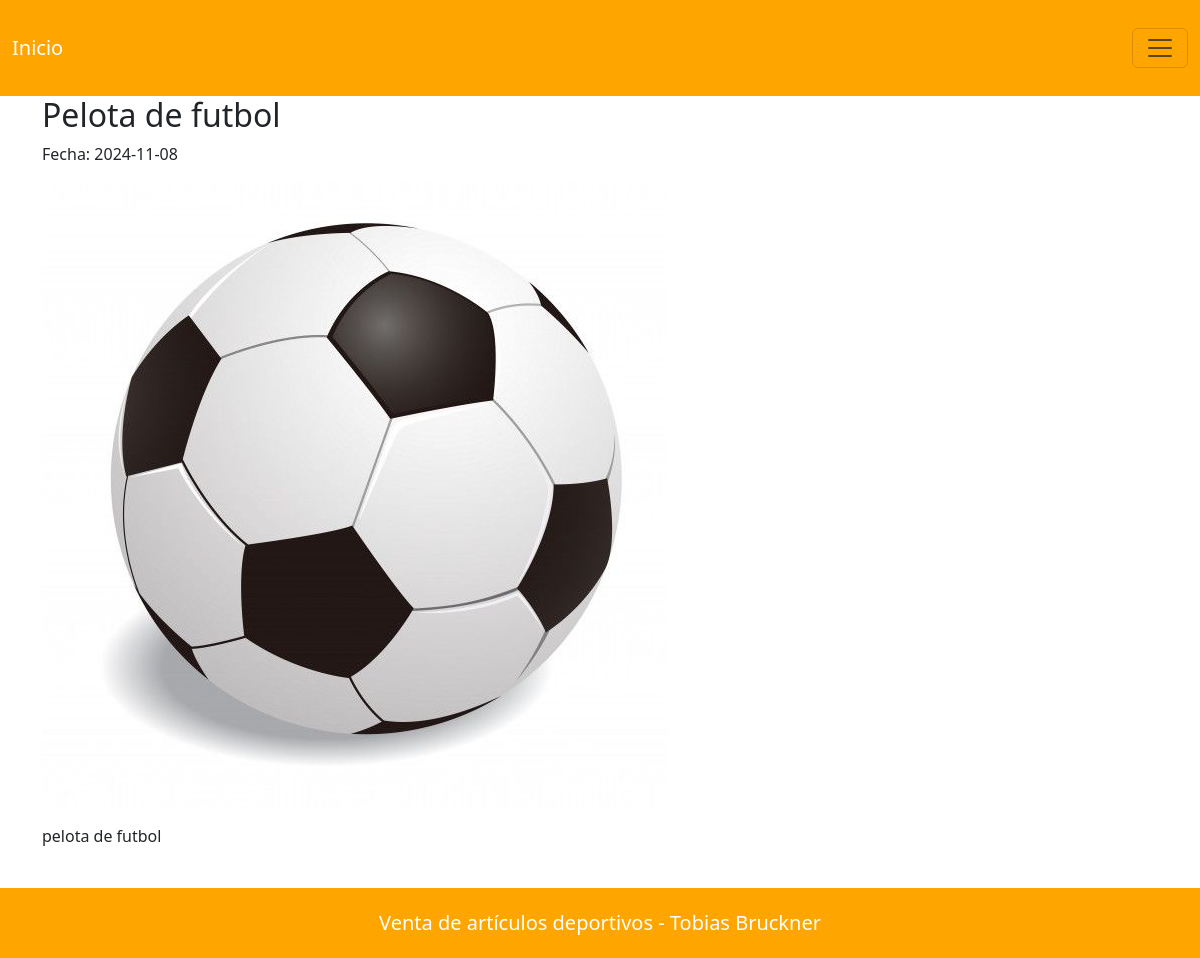
The page /pages/articulos.php?id=3 on the database its author committed.
### tables this page shows
CREATE TABLE `articulos` (
  `id_articulo` int(11) NOT NULL,
  `titulo` varchar(90) DEFAULT NULL,
  `cuerpo` text DEFAULT NULL,
  `fecha_creacion` date DEFAULT NULL,
  `fecha_actualizacion` date DEFAULT NULL,
  `imagen` varchar(30) DEFAULT NULL,
  `fk_deporte` int(11) NOT NULL,
  `fk_usuario` int(11) NOT NULL
);

### pages/articulos.php (the view, shortened to what this page needs)
<?php
include_once("../components/header.php");
if($con!=NULL){
    if(isset($_GET['id'])){
    $id = $_GET['id'];
    $consulta = "SELECT * FROM articulos WHERE `id_articulo` = '$id'";
    $resultado = mysqli_query($con,$consulta);
    if($resultado!=NULL){
        print "<div>";
        while($filas = mysqli_fetch_array($resultado)){
         print "<h2>$filas[titulo]</h2>
                  <p>Fecha: $filas[fecha_creacion]</p>
                 <figure>
                     <img src=../imgs/$filas[imagen]>
                 </figure>
                 <p>$filas[cuerpo]</p>
        ";
        }
    }
}
}else{
    print "<h1>Algo se rompió!!!</h1>";
}
include_once("../components/footer.php");
?>

### rows shown on the page
articulos: titulo "Pelota de futbol", fecha_creacion "2024-11-08", imagen (picture), cuerpo "pelota de futbol"
